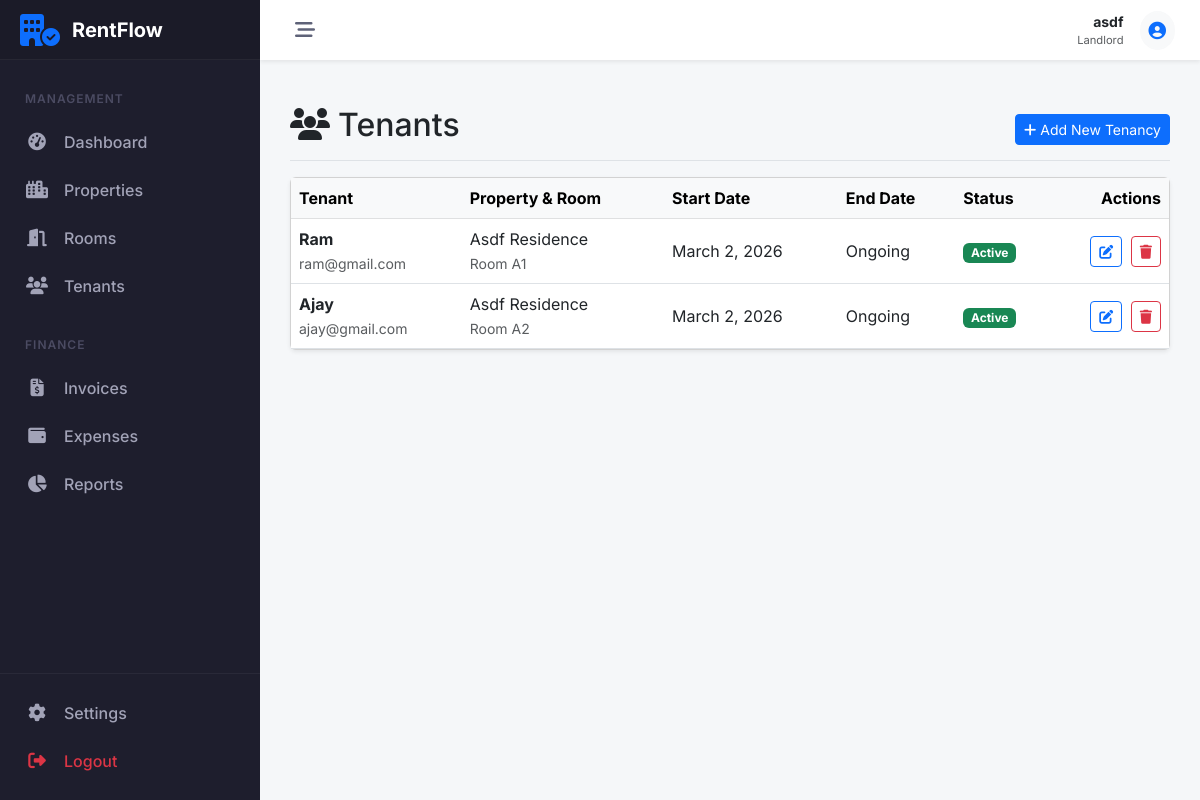
The page /properties/tenancies/ (signed in) on the database as committed earlier.
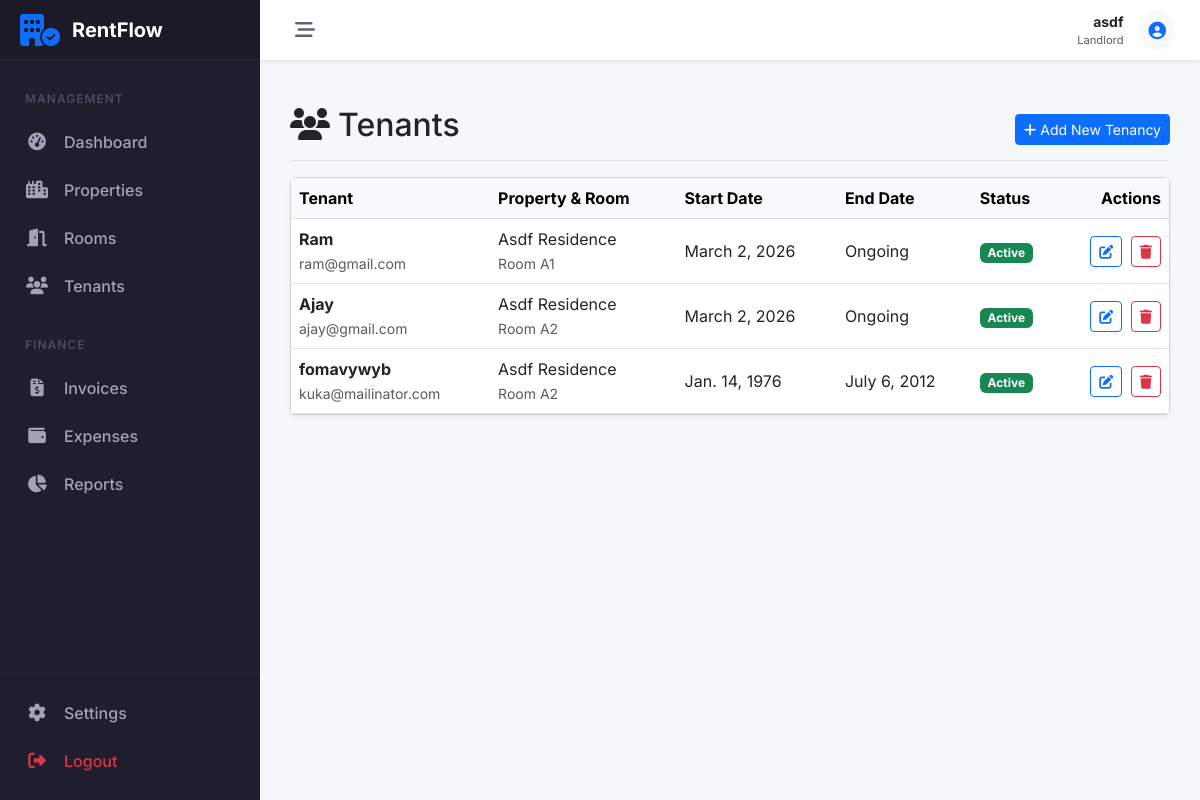
The same page on the database as committed later.
### properties/models.py (models this page shows, shortened)
class Tenancy(models.Model):
    tenant = models.ForeignKey(User, on_delete=models.CASCADE, related_name='tenancies')
    room = models.ForeignKey(Room, on_delete=models.CASCADE, related_name='tenancies')
    start_date = models.DateField()
    end_date = models.DateField(null=True, blank=True)
    is_active = models.BooleanField(default=True, db_index=True)
    class Meta:
        verbose_name_plural = "Tenancies"

class Room(models.Model):
    property = models.ForeignKey(Property, on_delete=models.CASCADE, related_name='rooms')
    room_number = models.CharField(max_length=10)
    monthly_rent = models.DecimalField(max_digits=10, decimal_places=2)
    capacity = models.IntegerField(default=1)
    is_active = models.BooleanField(default=True)
    created_at = models.DateTimeField(auto_now_add=True)

class Property(models.Model):
    landlord = models.ForeignKey(User, on_delete=models.CASCADE, related_name='properties')
    name = models.CharField(max_length=100)
    address = models.TextField()
    description = models.TextField(blank=True)
    created_at = models.DateTimeField(auto_now_add=True)
    class Meta:
        verbose_name_plural = "Properties"

### properties/views.py (the view)
# urls.py: path('tenancies/', TenancyListView.as_view(), name='tenancy_list'),
class TenancyListView(LandlordRequiredMixin, ListView):
    model = Tenancy
    template_name = 'properties/tenancy_list.html'
    context_object_name = 'tenancies'
    def get_queryset(self):
        return Tenancy.objects.filter(room__property__landlord=self.request.user).select_related('tenant', 'room__property')

### core/mixins.py (called while the page is built)
    def test_func(self):
        user = self.request.user
        return user.is_authenticated and hasattr(user, 'profile') and user.profile.role == 'LANDLORD'

### properties/templates/properties/tenancy_list.html (shortened to what this page needs)
{% extends 'core/base.html' %}
{% block content %}
<div class="d-flex justify-content-between flex-wrap flex-md-nowrap align-items-center pt-3 pb-2 mb-3 border-bottom">
    <h1 class="h2"><i class="fa-solid fa-users me-2"></i>Tenants</h1>
    <div class="btn-toolbar mb-2 mb-md-0">
        <a href="{% url 'properties:tenancy_add' %}" class="btn btn-sm btn-primary">
            <i class="fa-solid fa-plus me-1"></i>Add New Tenancy
        </a>
    </div>
</div>
<div class="card shadow-sm">
    <div class="card-body p-0">
        <div class="table-responsive">
            <table class="table table-hover align-middle mb-0">
                <thead class="table-light">
                    <tr>
                        <th>Tenant</th>
                        <th>Property & Room</th>
                        <th>Start Date</th>
                        <th>End Date</th>
                        <th>Status</th>
                        <th class="text-end">Actions</th>
                    </tr>
                </thead>
                <tbody>
                    {% for tenancy in tenancies %}
                    <tr>
                        <td>
                            <div class="fw-bold">{{ tenancy.tenant.username }}</div>
                            <small class="text-muted">{{ tenancy.tenant.email }}</small>
                        </td>
                        <td>
                            <div>{{ tenancy.room.property.name }}</div>
                            <small class="text-muted">Room {{ tenancy.room.room_number }}</small>
                        </td>
                        <td>{{ tenancy.start_date }}</td>
                        <td>{{ tenancy.end_date|default:"Ongoing" }}</td>
                        <td>
                            {% if tenancy.is_active %}
                            <span class="badge bg-success">Active</span>
                            {% else %}
                            <span class="badge bg-secondary">Inactive</span>
                            {% endif %}
                        </td>
                        <td class="text-end">
                            <a href="{% url 'properties:tenancy_edit' tenancy.pk %}"
                                class="btn btn-sm btn-outline-primary me-1" title="Edit">
                                <i class="fa-solid fa-pen-to-square"></i>
                            </a>
                            <a href="{% url 'properties:tenancy_delete' tenancy.pk %}"
                                class="btn btn-sm btn-outline-danger" title="Delete">
                                <i class="fa-solid fa-trash"></i>
                            </a>
                        </td>
                    </tr>
                    {% endfor %}
                </tbody>
            </table>
        </div>
    </div>
</div>
{% endblock %}

Rows that differ between the two databases and show on the page:
added Tenancy: tenant.username "fomavywyb", tenant.email "kuka@mailinator.com", room.property.name "Asdf Residence", room.room_number "A2", start_date "Jan. 14, 1976", end_date "July 6, 2012", is_active "Active"
